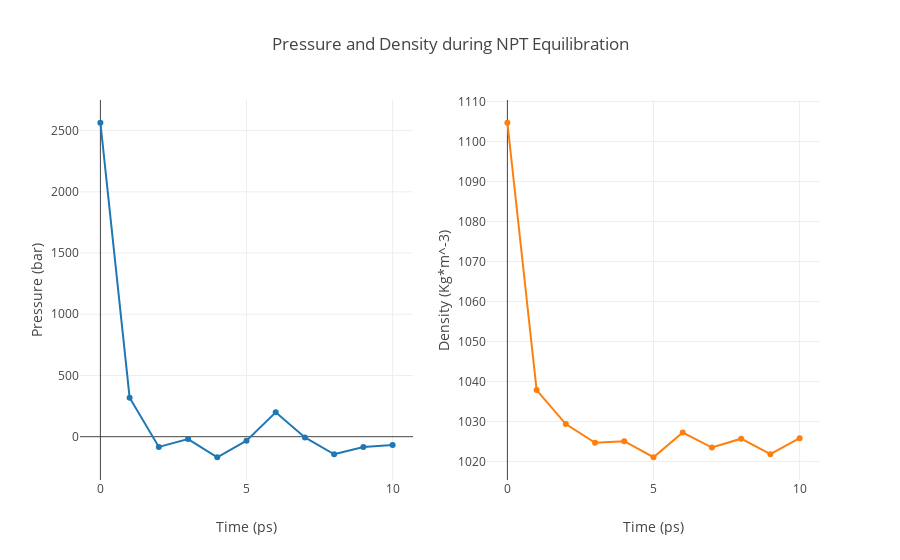

The cell this chart's notebook holds for it:
### Code cell
import plotly
from plotly import tools
import plotly.graph_objs as go

# Read pressure and density data from file 
with open(output_npt_pd_xvg,'r') as pd_file:
    x,y,z = map(
        list,
        zip(*[
            (float(line.split()[0]),float(line.split()[1]),float(line.split()[2]))
            for line in pd_file 
            if not line.startswith(("#","@")) 
        ])
    )

plotly.offline.init_notebook_mode(connected=True)

trace1 = go.Scatter(
    x=x,y=y
)
trace2 = go.Scatter(
    x=x,y=z
)

fig = tools.make_subplots(rows=1, cols=2, print_grid=False)

fig.append_trace(trace1, 1, 1)
fig.append_trace(trace2, 1, 2)

fig['layout']['xaxis1'].update(title='Time (ps)')
fig['layout']['xaxis2'].update(title='Time (ps)')
fig['layout']['yaxis1'].update(title='Pressure (bar)')
fig['layout']['yaxis2'].update(title='Density (Kg*m^-3)')

fig['layout'].update(title='Pressure and Density during NPT Equilibration')
fig['layout'].update(showlegend=False)

plotly.offline.iplot(fig)

### Figure 1 — Plotly figure (JSON) as saved in the notebook; plotly's stock layout.template omitted (floating-point values rounded to 4 significant figures)
{"data": [{"type": "scatter", "uid": "e2052236-18ef-4f9e-a9eb-52a6799ac670", "x": [0, 1, 2, 3, 4, 5, 6, 7, 8, 9, 10], "xaxis": "x", "y": [2564.0, 318.9, -83.55, -19.34, -167.9, -32.74, 199.4, -6.516, -143.6, -84.35, -68.36], "yaxis": "y"}, {"type": "scatter", "uid": "a26be52d-9b3a-49de-bb50-5d7eed91cb08", "x": [0, 1, 2, 3, 4, 5, 6, 7, 8, 9, 10], "xaxis": "x2", "y": [1105.0, 1038.0, 1029.0, 1025.0, 1025.0, 1021.0, 1027.0, 1023.0, 1026.0, 1022.0, 1026.0], "yaxis": "y2"}], "layout": {"showlegend": false, "title": {"text": "Pressure and Density during NPT Equilibration"}, "xaxis": {"anchor": "y", "domain": [0, 0.45], "title": {"text": "Time (ps)"}}, "xaxis2": {"anchor": "y2", "domain": [0.55, 1], "title": {"text": "Time (ps)"}}, "yaxis": {"anchor": "x", "domain": [0, 1], "title": {"text": "Pressure (bar)"}}, "yaxis2": {"anchor": "x2", "domain": [0, 1], "title": {"text": "Density (Kg*m^-3)"}}}}
